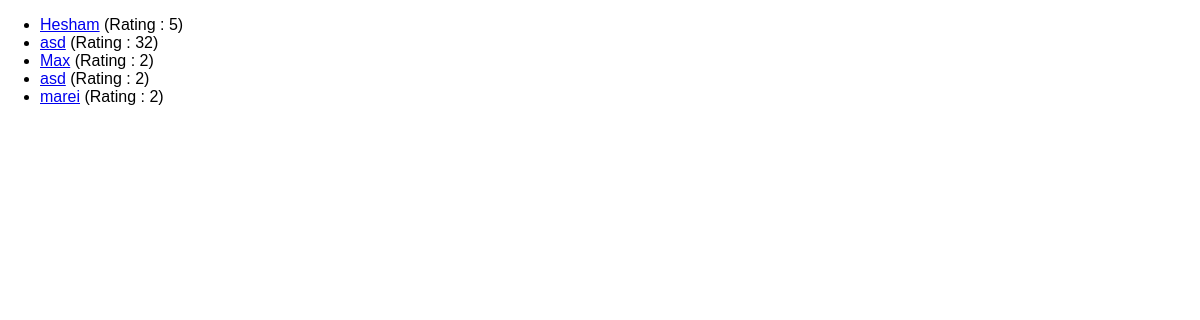
/review-list, run on an earlier commit of the app's database.
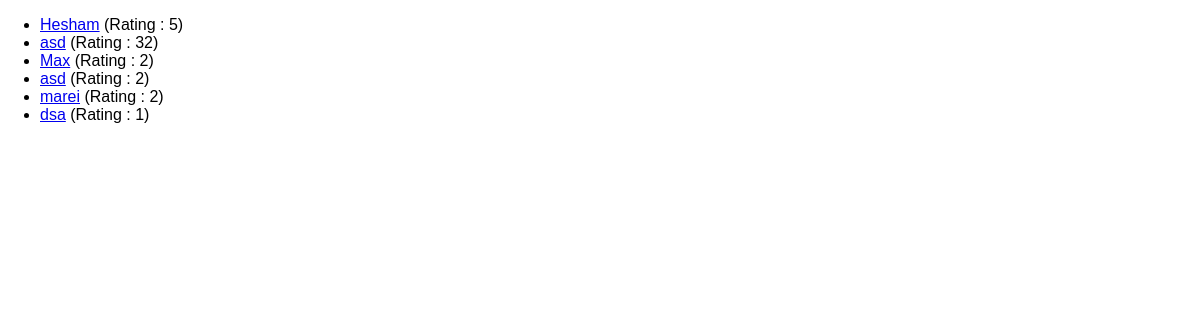
And on a later commit of the database.
### reviews/models.py (models this page shows, shortened)
class Review(models.Model):
    user_name = models.CharField(max_length=100)
    review_text = models.TextField()
    rating = models.IntegerField()

### reviews/views.py (the view)
# urls.py: path("review-list", views.ReviewsListView.as_view(), name="All-views"),
class ReviewsListView(ListView):
    template_name = "reviews/review_list.html"
    model = Review # fetch all the data from model.
    context_object_name = "reviews" #name the fetched object to use it in the template

### reviews/templates/reviews/review_list.html (shortened to what this page needs)
{% extends 'reviews/base.html' %}
{% block content %}
    <ul>
        {% for review in reviews %}
            <li><a href="{% url 'review-details' review.id %}"> {{ review.user_name }}</a> (Rating : {{ review.rating }}) </li>
        {% endfor %}
    </ul>
{% endblock %}

### reviews/templates/reviews/base.html (shortened to what this page needs)
{% load static %}
<!DOCTYPE html>
<html lang="en">
<head>
    <link rel="stylesheet" href = "{% static "reviews/style.css" %}">
</head>
<body>
    {% block content %}
    {% endblock %}
</body>
</html>

### reviews/static/reviews/style.css (style rules this page uses)
body { font-family: sans-serif; margin: 0; }

What changed in the data, as far as the page shows it:
added Review: user_name "dsa", rating "1"
